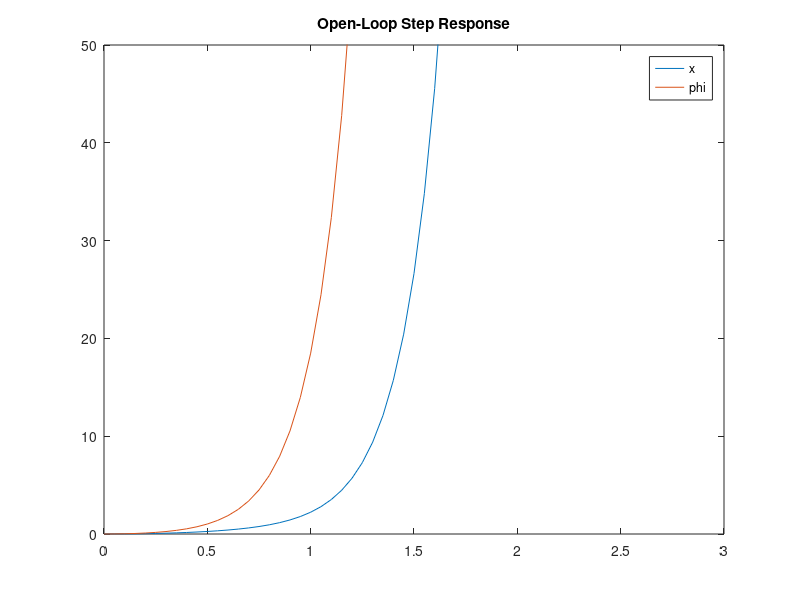

Here is the MATLAB script that generated this plot:
M = 0.5;
m = 0.2;
b = 0.1;
I = 0.006;
g = 9.8;
l = 0.3;
q = (M+m)*(I+m*l^2)-(m*l)^2;
s = tf('s');

P_cart = (((I+m*l^2)/q)*s^2 - (m*g*l/q))/(s^4 + (b*(I + m*l^2))*s^3/q - ((M + m)*m*g*l)*s^2/q - b*m*g*l*s/q);

P_pend = (m*l*s/q)/(s^3 + (b*(I + m*l^2))*s^2/q - ((M + m)*m*g*l)*s/q - b*m*g*l/q);

sys_tf = [P_cart ; P_pend];

inputs = {'u'};
outputs = {'x'; 'phi'};

set(sys_tf,'InputName',inputs)
set(sys_tf,'OutputName',outputs)

sys_tf;

t = 0:0.05:10;
u = ones(size(t));
[y,t] = lsim(sys_tf,u,t);
plot(t,y)
title('Open-Loop Step Response')
axis([0 3 0 50])
legend('x','phi')